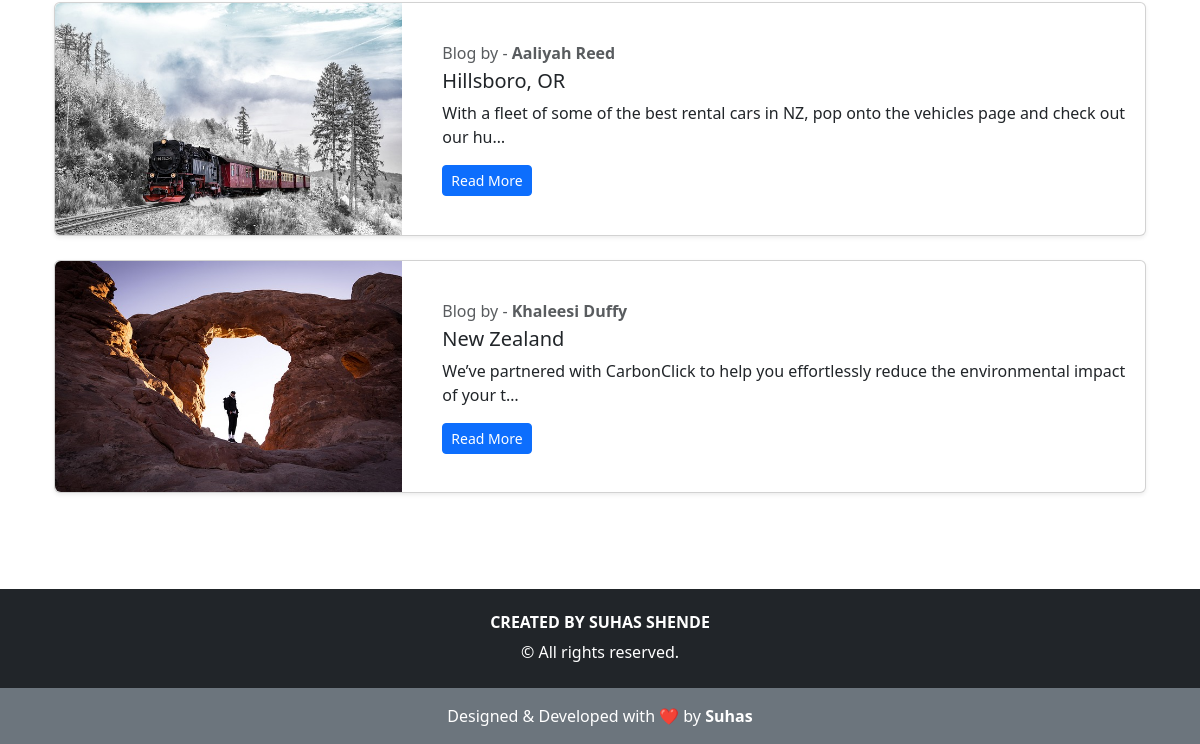
Before: / (lower part) with the older database file.
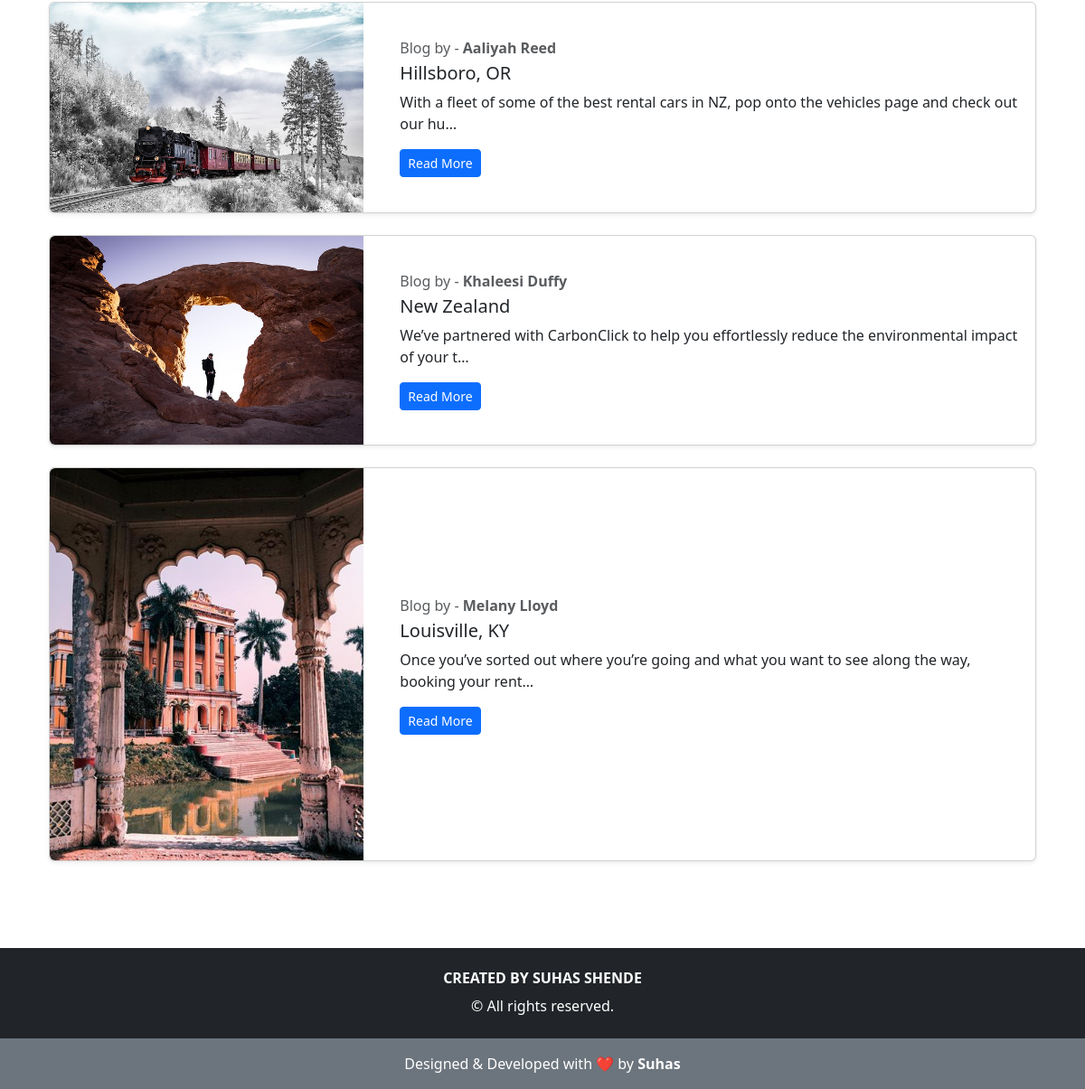
After: the same page with the newer database file.
### home/models.py (models this page shows, shortened)
class Post(models.Model):
    sno=models.AutoField(primary_key=True)
    title=models.CharField(max_length=50)
    content=models.TextField()
    author=models.CharField(max_length=50)
    image = models.ImageField(upload_to='blog_images/', null=True, blank=True)  # Allow optional i
    slug=models.CharField(max_length=50)
    timestamp=models.DateTimeField(auto_now_add=True ,blank=True)

### home/views.py (the view)
# urls.py: 2. Add a URL to urlpatterns:  path('', views.home, name='home')
def home(request):
        allPost=Post.objects.all()
        return render(request,'home/bloghome.html',{"allpost":allPost})

### home/templates/home/bloghome.html (shortened to what this page needs)
{% extends "home/index.html" %}
{% block body %}
<div class="container my-4">
  {% for post in allpost %}
    <div class="card mb-4 shadow-sm">
      <div class="row no-gutters align-items-center">
        <div class="col-md-4">
          {% if post.image %}
            <img src="{{ post.image.url }}" class="img-fluid rounded-start" alt="Post Image">
          {% else %}
            <p class="text-center my-4">No image uploaded</p>
          {% endif %}
        </div>
        <div class="col-md-8">
          <div class="card-body">
            <p class="text-muted mb-1">Blog by - <strong>{{ post.author }}</strong></p>
            <h5 class="card-title">{{ post.title }}</h5>
            <p class="card-text">{{ post.content | truncatechars:100 }}</p>
            <a href="{{ post.slug }}" class="btn btn-sm btn-primary">Read More</a>
          </div>
        </div>
      </div>
    </div>
  {% endfor %}
</div>
{% endblock %}

Changed rows visible on the page:
added Post: image (picture), author "Melany Lloyd", title "Louisville, KY", content "Once you’ve sorted out where you’re going and what you want to see along the way, booking your rent…"
